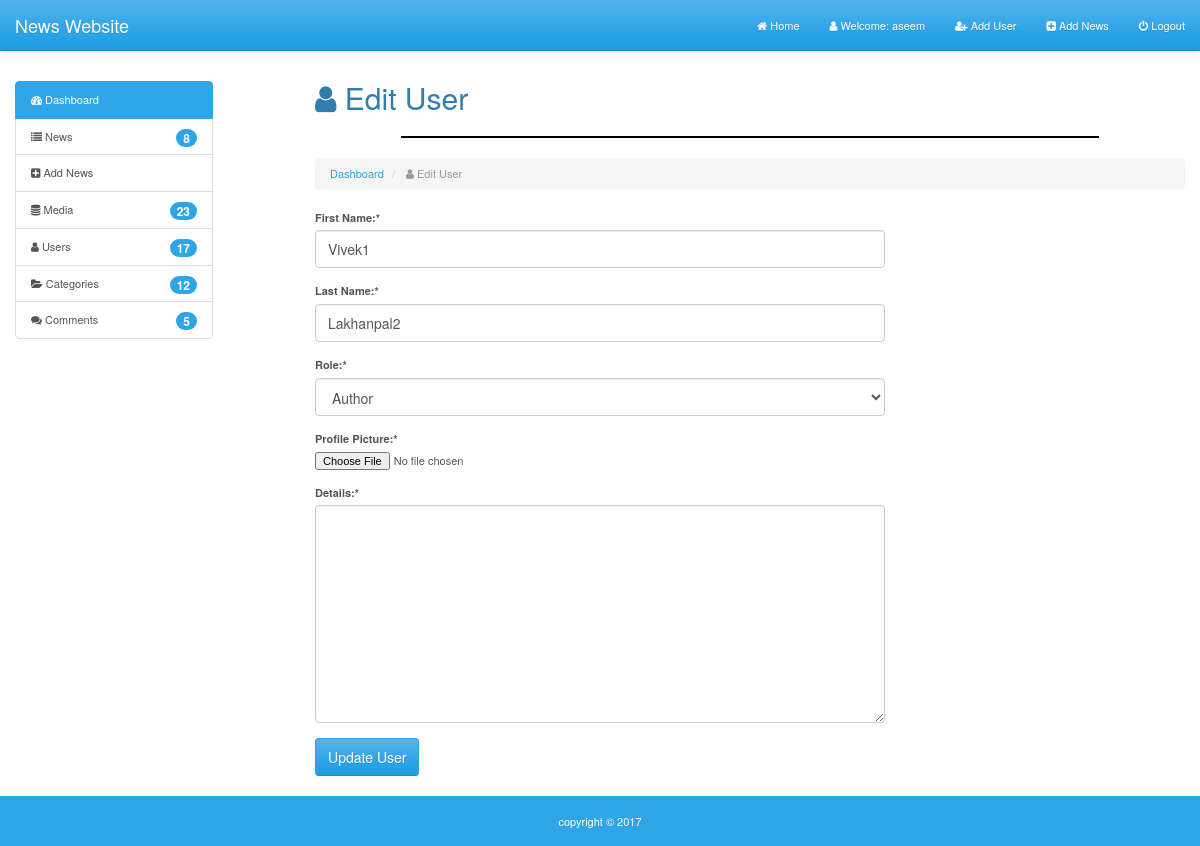
/editUsers.php?edit=2 (signed in), run on the app's committed database.
### tables this page shows
CREATE TABLE IF NOT EXISTS `users` (
  `id` int(11) NOT NULL AUTO_INCREMENT,
  `date` date NOT NULL,
  `firstName` varchar(100) NOT NULL,
  `lastName` varchar(100) NOT NULL,
  `username` varchar(150) NOT NULL,
  `email` varchar(255) NOT NULL,
  `image` varchar(500) NOT NULL,
  `password` varchar(100) NOT NULL,
  `role` varchar(100) NOT NULL,
  `details` text NOT NULL,
  PRIMARY KEY (`id`),
  UNIQUE KEY `userName` (`username`),
  UNIQUE KEY `email` (`email`)
);

### editUsers.php (the view, shortened to what this page needs)
<?php
    include('incfile/dbconnect.php');
    $db = new PDO($dsn, $username, $password);
    if(isset($_GET['edit']))
    {
        $edit_id = $_GET['edit'];
        $edit_query = "Select * from users where id = $edit_id";
        $edit_result = $db->prepare($edit_query);
        $edit_result->execute();
        if($edit_result->rowCount() > 0 )
        {
            foreach($db->query($edit_query) as $edit_row){
            $edit_firstname = $edit_row['firstName'];
            $edit_lastname = $edit_row['lastName'];
            $edit_role = $edit_row['role'];
            $edit_details = $edit_row['details'];
        }
        }
        else{
            header('Location: dashboard.php');
        }
    }
?>
<!DOCTYPE html>
<html lang="en">
<head>
    <link rel="stylesheet" href="css/font-awesome.css">
    <link rel="stylesheet" href="https://maxcdn.bootstrapcdn.com/bootstrap/3.3.7/css/bootstrap.min.css">
    <link href="bootstrap/css/bootstrap.min.css" rel="stylesheet">
    <link rel="stylesheet" href="css/dashboard.css">
    <link rel="stylesheet" href="css/users.css">
    <link rel="stylesheet" href="css/mobile.css">
</head>
<body>
    <div id="wrapper">
    <?php require_once('incfile/headerAdmin.php');?>
    <section>
        <div class="container-fluid body-section">
            <div class="row">
                <div class="col-md-3 col-sm-12 col-xs-12">
                    <?php require_once('incfile/sideBarAdmin.php');?>
                </div>
                <div class="col-md-9 col-sm-12 col-xs-12 sideBarTopDashBoard">
                    <h2> <i class="fa fa-user" aria-hidden="true"></i> Edit User </h2>
                    <hr class="lineDashboard">
                    <ol class="breadcrumb">
                        <li><a href="dashboard.php">Dashboard</a></li>
                        <li class="active"> <i class="fa fa-user" aria-hidden="true"></i> Edit User</li>
                    </ol>
                    <div class="row">
                        <div class="col-md-8">
                 <form action="" method="post" enctype="multipart/form-data">
                     <div class="form-group">
                          <label for="firstname" >First Name:*</label>
                          <input type="text"id="firstname"  name="firstname" class="form-control" placeholder="First Name"
                          value="<?php if(isset($edit_firstname)){echo $edit_firstname;}?>" />
                         </div>
                         <div class="form-group">
                          <label for="lastname" >Last Name:*</label>
                          <input type="text" id="lastname" name="lastname" class="form-control" placeholder="Last Name"
                          value="<?php if(isset($edit_lastname)){echo $edit_lastname;}?>" />
                         </div>
                         <div class="form-group">
                          <label for="role" >Role:*</label>
                          <select id="role" name="role" class="form-control">
                              <option value="author" <?php if($edit_role == 'author'){echo "selected";}?> >Author</option>
                              </select>
                         </div>
                         <div class="form-group">
                          <label for="image" >Profile Picture:*</label>
                          <input type="file"  id="image" name="image" />
                         </div>
                          <div class="form-group">
                          <label for="details" >Details:*</label>
                          <textarea rows="10"class="form-control" name="details" ><?php $edit_details;?></textarea>
                         </div>
                         <input type="submit" name="submit" value="Update User" class="btn btn-primary"/>
                     </form>
                     </div>
                     <div class="col-md-4">
                         </div>
                     </div>
                </div>
            </div>
        </div>
    </section>
     <?php require_once('incfile/footerAdmin.php');?>
    </div>
</body>
</html>

### css/dashboard.css (style rules this page uses)
body, html { height: 100%; }
#wrapper { position: relative; min-height: 100%; }
body { padding-top: 60px; }
.lineDashboard { width: 80%; border: 1px solid black; }
.body-section { padding-bottom: 70px; }

### css/mobile.css (style rules this page uses)
@media screen and (max-width:1385px) and (min-width:967px) { body { font-size: 11px; } }

### data on the page
users: firstname "Vivek1", lastname "Lakhanpal2", role "Author"

### other printed values
$SESSION_username "aseem"
$news_rows "8"
$media_row_num "23"
$users_row_num "17"
$categories_row_num "12"
$num_rows "5"
